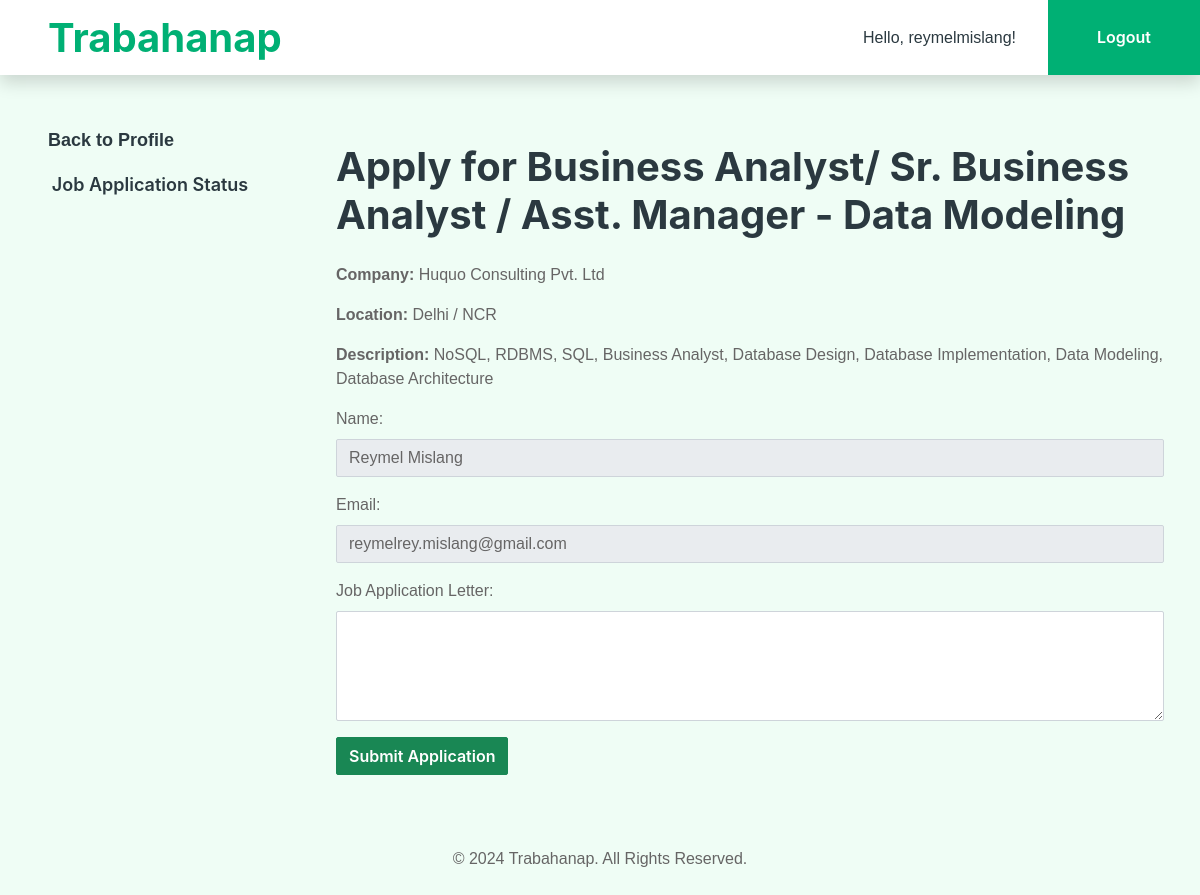
Page /apply/2275/ (signed in) on the committed database.
### applicant/models.py (models this page shows, shortened)
class Job(models.Model):
    job_role = models.CharField(max_length=255, default="Unknown Role")
    company = models.CharField(max_length=255, default="Unknown")
    location = models.CharField(max_length=255, default="Not specified")
    job_experience = models.CharField(max_length=255, default="Not specified")
    skills_description = models.TextField()
    created_at = models.DateTimeField(auto_now_add=True)

class Applicant(models.Model):
    user = models.OneToOneField(User, on_delete=models.CASCADE)
    status = models.CharField(max_length=20, default='applicant')  # Ensure this field exists
    name = models.CharField(max_length=100)
    email = models.EmailField()
    skills = models.TextField()
    experience = models.TextField()
    resume = models.FileField(upload_to='resumes/', null=True, blank=True)
    created_at = models.DateTimeField(auto_now_add=True)

### applicant/views.py (the view, shortened to what this page needs)
# urls.py: path('apply/<int:job_id>/', views.apply_now, name='apply_now'),
@login_required
def apply_now(request, job_id):
    job = get_object_or_404(Job, id=job_id)
    applicant = get_object_or_404(Applicant, user=request.user)
    return render(request, 'applicant/apply_form.html', {
        'job': job,
        'applicant': applicant,
    })

### applicant/templates/applicant/apply_form.html (shortened to what this page needs)
<!DOCTYPE html>
<html lang="en">
<head>
    {% load static %}
    <link href="{% static 'css/bootstrap.min.css' %}" rel="stylesheet">
    <link href="{% static 'css/style.css' %}" rel="stylesheet">
</head>
<body>
    <nav class="navbar navbar-expand-lg bg-white navbar-light shadow sticky-top p-0">
        <a href="{% url 'index' %}" class="navbar-brand d-flex align-items-center text-center py-0 px-4 px-lg-5">
            <h1 class="m-0 text-primary">Trabahanap</h1>
        </a>
        <div class="collapse navbar-collapse" id="navbarCollapse">
            <div class="d-flex ms-auto align-items-center p-4 p-lg-0">
                <span class="nav-item nav-link text-dark me-3">
                    Hello, {{ user.username }}!
                </span>
                {% if user.is_authenticated %}
                    <a href="{% url 'logout' %}" class="btn btn-primary rounded-0 py-4 px-lg-5">Logout</a>
                {% else %}
                    <a href="{% url 'login' %}" class="btn btn-primary rounded-0 py-4 px-lg-5">
                        Login <i class="fa fa-sign-in-alt ms-3"></i>
                    </a>
                {% endif %}
            </div>
        </div>
    </nav>
    <div class="container-fluid" style="margin-top: 20px;">
        <div class="row">
            <div class="col-lg-3 col-md-4 col-12 bg-light p-4 d-flex flex-column">
                <ul class="nav flex-column">
                    <li class="nav-item">
                        <a class="nav-link text-dark" href="{% url 'profile' %}" style="font-size: 18px; font-weight: bold;">
                             Back to Profile
                        </a>
                    </li>
                    <li class="nav-item">
                        <a class="btn btn-link nav-link text-dark" data-bs-toggle="modal" data-bs-target="#jobStatusModal" style="font-size: 18px;">
                            Job Application Status
                        </a>
                    </li>
                </ul>
            </div>
            <div class="col-lg-9 col-md-8 col-12">
                <div class="container mt-5">
                    <h1 class="mb-4">Apply for {{ job.job_role }}</h1>
                    <p><strong>Company:</strong> {{ job.company }}</p>
                    <p><strong>Location:</strong> {{ job.location }}</p>
                    <p><strong>Description:</strong> {{ job.skills_description }}</p>
                    <form method="POST" action="{% url 'apply_now' job.id %}" id="applyForm">
                        <div class="mb-3">
                            <label for="applicant_name" class="form-label">Name:</label>
                            <input type="text" id="applicant_name" name="applicant_name"
                                   value="{{ applicant.name }}" class="form-control" readonly required>
                        </div>
                        <div class="mb-3">
                            <label for="applicant_email" class="form-label">Email:</label>
                            <input type="email" id="applicant_email" name="applicant_email"
                                   value="{{ applicant.email }}" class="form-control" readonly required>
                        </div>
                        <div class="mb-3">
                            <label for="cover_letter" class="form-label">Job Application Letter:</label>
                            <textarea id="cover_letter" name="cover_letter" rows="4" class="form-control"></textarea>
                        </div>
                        <button type="submit" class="btn btn-success">Submit Application</button>
                    </form>
                </div>
            </div>
        </div>
    </div>
    <footer class="bg-light text-center py-4 mt-5">
        <p class="mb-0">&copy; 2024 Trabahanap. All Rights Reserved.</p>
    </footer>
</body>
</html>

### applicant/static/css/style.css (style rules this page uses)
:root { --primary: #00B074; --secondary: #2B9BFF; --light: #EFFDF5; --dark: #2B3940; }
.btn { font-family: 'Inter', sans-serif; font-weight: 600; transition: .5s; }
.btn.btn-primary, .btn.btn-secondary { color: #FFFFFF; }
.navbar-light .navbar-brand, .navbar-light a.btn { height: 75px; }
.navbar-light.sticky-top { top: -100px; transition: .5s; }

### rows in the picture
Job: job_role "Business Analyst/ Sr. Business Analyst / Asst. Manager - Data Modeling", company "Huquo Consulting Pvt. Ltd", location "Delhi / NCR", skills_description "NoSQL, RDBMS, SQL, Business Analyst, Database Design, Database Implementation, Data Modeling, Database Architecture"
Applicant: applicant_name "Reymel Mislang", applicant_email "reymelrey.mislang@gmail.com"

### other values in the picture
{{ user.username }} "reymelmislang"
